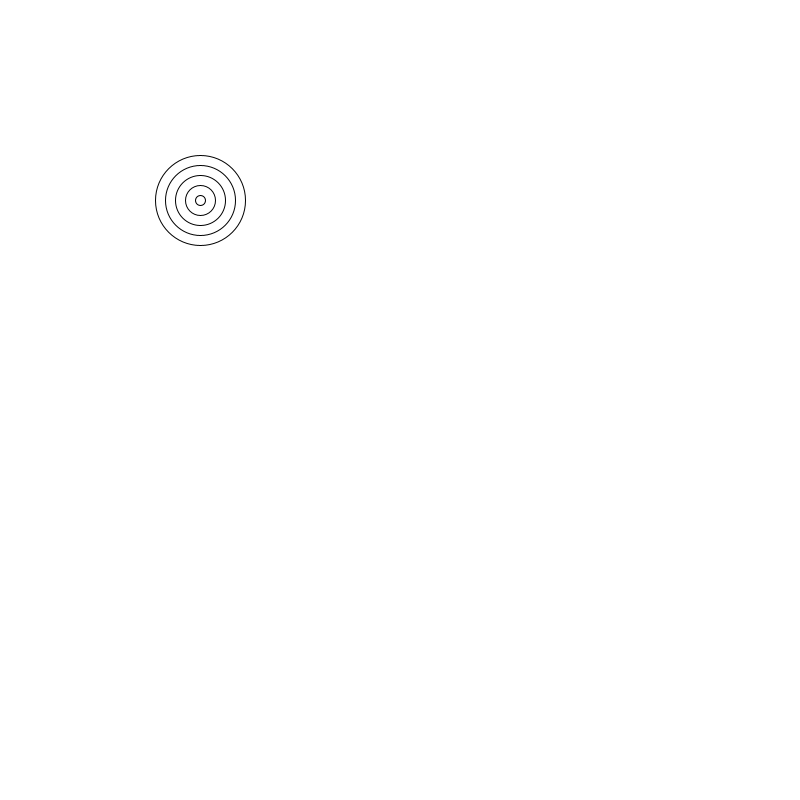
Frame 1 (no input)
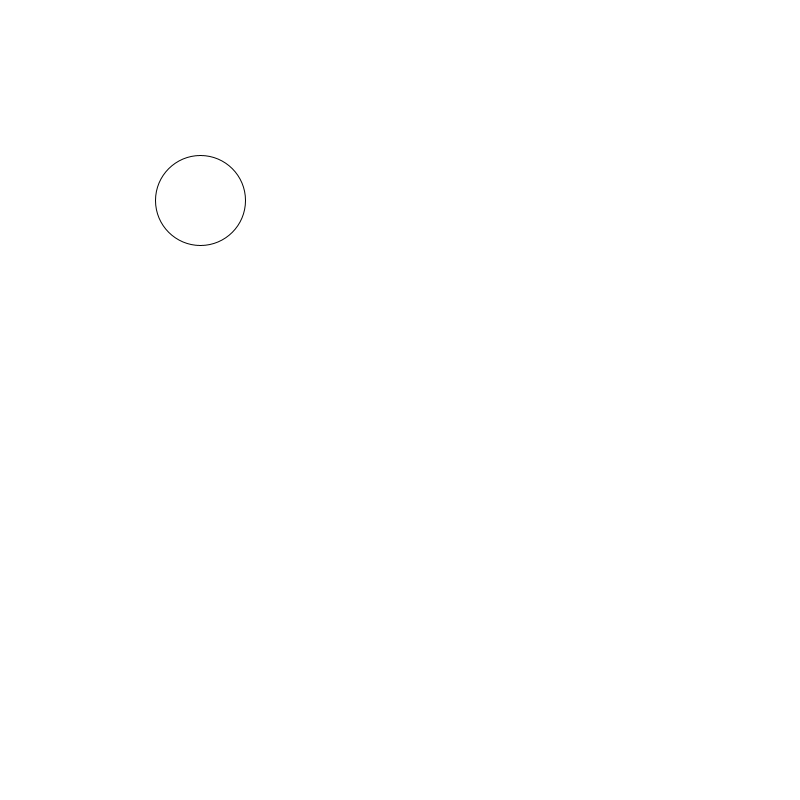
Frame 2 (the mouse pressed at the canvas centre, redrawn once)

The Processing sketch that drew these frames (run headless with seeded random() and noise(); the mouse was pressed at the canvas centre and the sketch redrawn once):

// Processing sketch: sketch_9_6
// ── sketch_9_6.pde
int grootte = 90;

void setup(){
size(800,800);

}

void draw(){
background(255,255,255);
mijnCirkel();
noLoop();
}


void mijnCirkel(){
  for(int i = 0;i<5; i++){
    
    ellipse(200,200,grootte,grootte);
    grootte-=20;
    
  }
 
}
